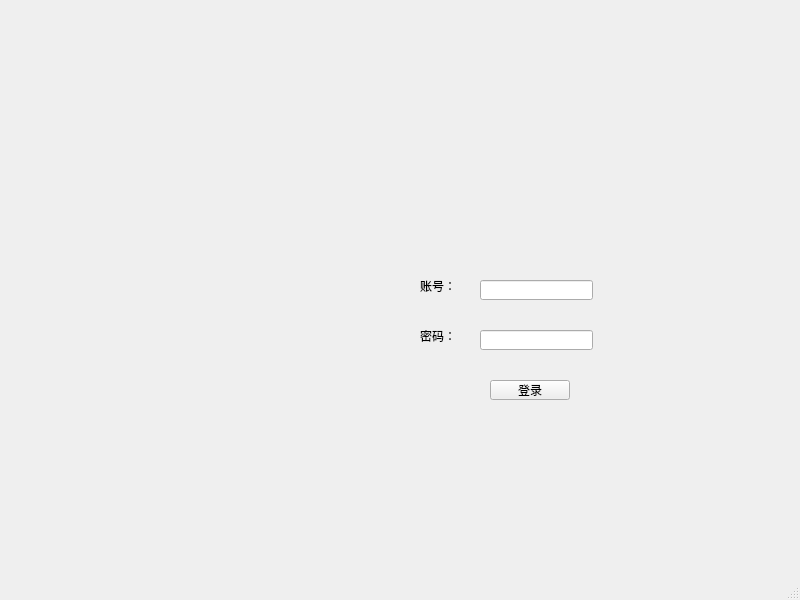
<?xml version="1.0" encoding="UTF-8"?>
<ui version="4.0">
 <class>LoginWindow</class>
 <widget class="QMainWindow" name="LoginWindow">
  <property name="geometry">
   <rect>
    <x>0</x>
    <y>0</y>
    <width>800</width>
    <height>600</height>
   </rect>
  </property>
  <property name="sizePolicy">
   <sizepolicy hsizetype="Expanding" vsizetype="Expanding">
    <horstretch>0</horstretch>
    <verstretch>0</verstretch>
   </sizepolicy>
  </property>
  <property name="windowTitle">
   <string>MainWindow</string>
  </property>
  <widget class="QWidget" name="centralwidget">
   <widget class="QPushButton" name="loginButton">
    <property name="geometry">
     <rect>
      <x>490</x>
      <y>380</y>
      <width>80</width>
      <height>20</height>
     </rect>
    </property>
    <property name="sizePolicy">
     <sizepolicy hsizetype="Expanding" vsizetype="Expanding">
      <horstretch>0</horstretch>
      <verstretch>0</verstretch>
     </sizepolicy>
    </property>
    <property name="text">
     <string>登录</string>
    </property>
   </widget>
   <widget class="QLineEdit" name="userNameLineEdit">
    <property name="geometry">
     <rect>
      <x>480</x>
      <y>280</y>
      <width>113</width>
      <height>20</height>
     </rect>
    </property>
   </widget>
   <widget class="QLabel" name="userNameLabel">
    <property name="geometry">
     <rect>
      <x>420</x>
      <y>280</y>
      <width>54</width>
      <height>12</height>
     </rect>
    </property>
    <property name="text">
     <string>账号：</string>
    </property>
   </widget>
   <widget class="QLabel" name="passwordLabel">
    <property name="geometry">
     <rect>
      <x>420</x>
      <y>330</y>
      <width>54</width>
      <height>12</height>
     </rect>
    </property>
    <property name="text">
     <string>密码：</string>
    </property>
   </widget>
   <widget class="QLineEdit" name="passwordLineEdit">
    <property name="geometry">
     <rect>
      <x>480</x>
      <y>330</y>
      <width>113</width>
      <height>20</height>
     </rect>
    </property>
    <property name="echoMode">
     <enum>QLineEdit::Password</enum>
    </property>
   </widget>
  </widget>
  <widget class="QMenuBar" name="menubar">
   <property name="geometry">
    <rect>
     <x>0</x>
     <y>0</y>
     <width>800</width>
     <height>21</height>
    </rect>
   </property>
  </widget>
  <widget class="QStatusBar" name="statusbar"/>
 </widget>
 <resources/>
 <connections/>
</ui>
